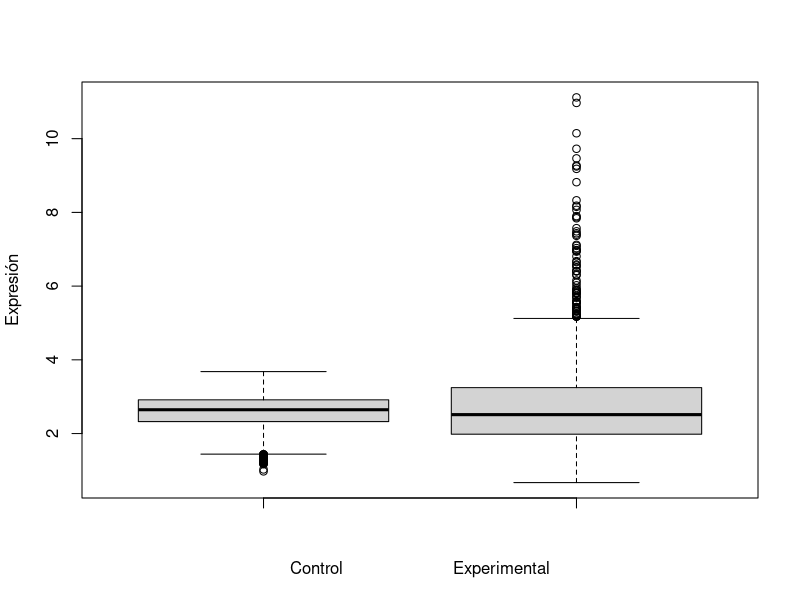
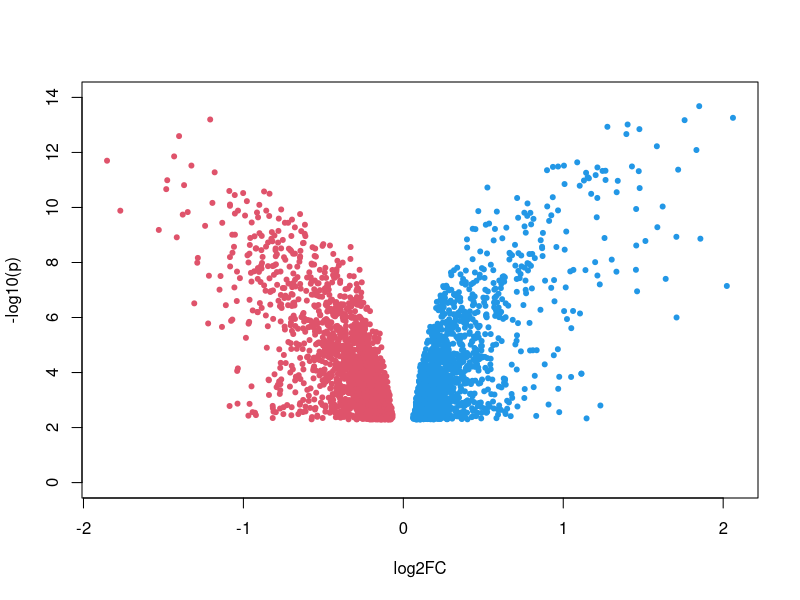

These figures' R source, in order:
microarreglo <- read.table("de_genes.csv",sep=",", header=T)
microarreglo



####boxplot
control<- microarreglo[,4]
experimental<- microarreglo[,4]*2^microarreglo[,3]
boxplot(control,experimental,ylab="Expresión",xlab="Control                      Experimental")
#Probablemente sea importante aplicar un método de normalización o descartar los outliers en la expresión experimental


###Pre procesamiento de datos
sobre_signif<-ifelse(microarreglo[,3]>0&microarreglo[,6]<0.05,1,0)
sub_signif<-ifelse(microarreglo[,3]<0&microarreglo[,6]<0.05,-1,0)

direccion_signif<- sobre_signif+sub_signif

microarreglo<-cbind(microarreglo,direccion_signif)
head(microarreglo)

#Encuentra los genes que se sobre-expresan

nombres_genes_sobre_expresados <- subset(microarreglo,subset=direccion_signif==1)[,2]
head(nombres_genes_sobre_expresados)
nombres_genes_sub_expresados <- subset(microarreglo,subset=direccion_signif==-1)[,2]
head(nombres_genes_sub_expresados)


write.table(nombres_genes_sobre_expresados,file="nombres_genes_sobre_expresados.csv",sep=",")
####Hacer un volcano plot



any(microarreglo[,6]>0.05) #No hay ningún gen con un P valor mayor a 0.05, todo es significativo

plot(-log10(microarreglo[,6])~microarreglo[,3],col=microarreglo[,8]+3,pch=20,ylab="-log10(p)",xlab="log2FC",ylim=c(0,14))
#Los rojos están sub-expresados significativamente, los azules están sobre-expresados significativamente.